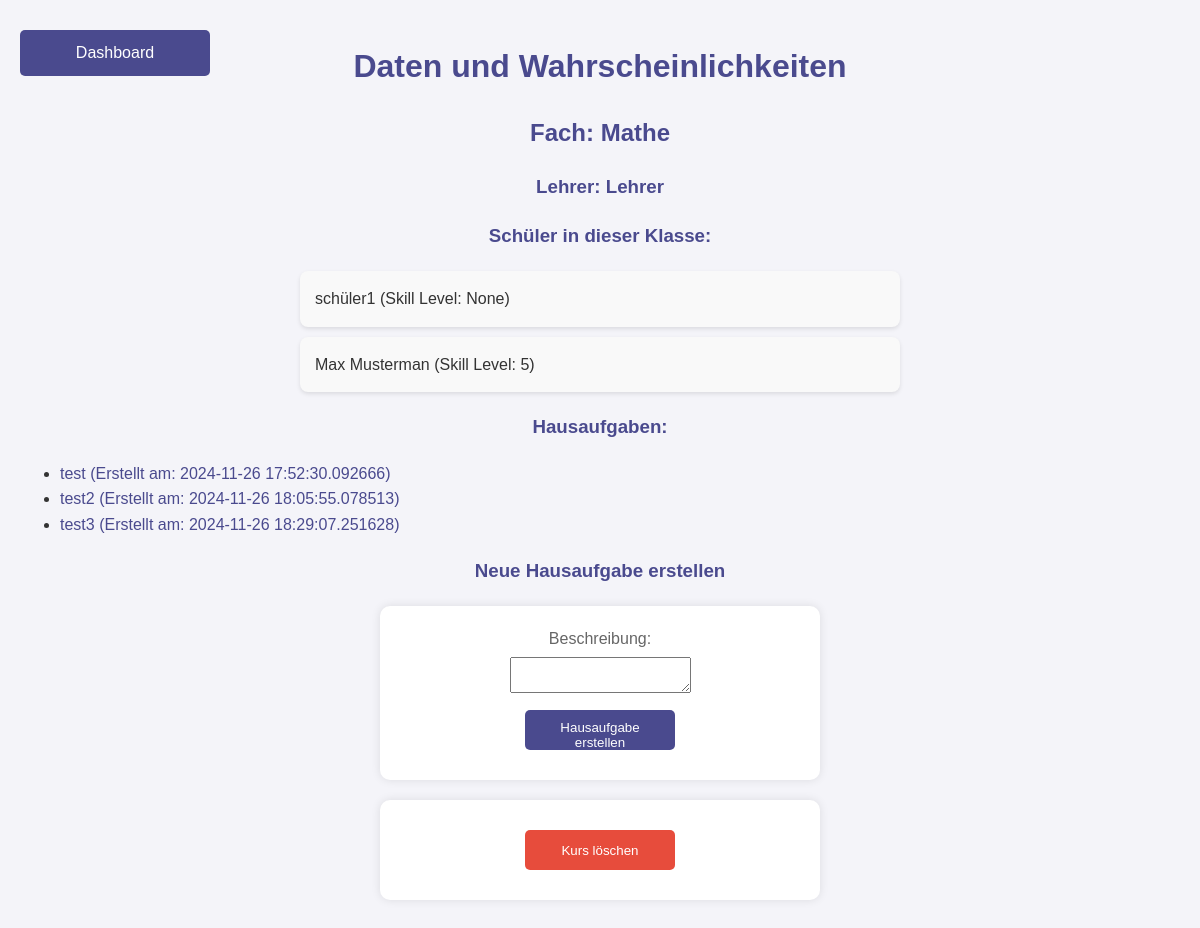
Screenshot of /class_details_teacher/4/1 with the database file from the repository.
### tables this page shows
CREATE TABLE Classes (
    id INTEGER PRIMARY KEY AUTOINCREMENT,
    class_name TEXT NOT NULL,
    subject TEXT NOT NULL,
    teacher_id INTEGER, grade_level INTEGER CHECK (grade_level BETWEEN 1 AND 13),
    FOREIGN KEY (teacher_id) REFERENCES Teachers(id)
);

CREATE TABLE Teachers (
    id INTEGER PRIMARY KEY AUTOINCREMENT,
    name TEXT NOT NULL,
    email TEXT UNIQUE NOT NULL,
    password TEXT NOT NULL
);

CREATE TABLE "Participants" (
    id INTEGER PRIMARY KEY AUTOINCREMENT,
    name TEXT NOT NULL,
    email TEXT UNIQUE NOT NULL,
    password TEXT NOT NULL,
    skill_level INTEGER DEFAULT 5 CHECK (skill_level BETWEEN 1 AND 10)
);

CREATE TABLE Homework (
    id INTEGER PRIMARY KEY AUTOINCREMENT,
    class_id INTEGER,
    description TEXT NOT NULL,
    date_created TIMESTAMP DEFAULT CURRENT_TIMESTAMP,
    FOREIGN KEY (class_id) REFERENCES Classes(id)
);

### app.py (the view)
@app.route('/class_details_teacher/<int:class_id>/<int:teacher_id>')
def class_details_teacher(class_id, teacher_id):
    conn = get_db_connection()
    class_info = conn.execute(
        'SELECT Classes.id, Classes.class_name, Classes.subject, Teachers.name AS teacher_name '
        'FROM Classes '
        'JOIN Teachers ON Classes.teacher_id = Teachers.id '
        'WHERE Classes.id = ? AND teacher_id = ?',
        (class_id, teacher_id)
    ).fetchone()
    if not class_info:
        conn.close()
        return "Fehler: Klasse existiert nicht oder Berechtigungen fehlen.", 404
    students = conn.execute(
        'SELECT Participants.name, Participants.skill_level '
        'FROM Participants '
        'JOIN ClassMembers ON Participants.id = ClassMembers.student_id '
        'WHERE ClassMembers.class_id = ?', (class_id,)
    ).fetchall()
    homework_list = conn.execute(
        'SELECT id, description, date_created FROM Homework WHERE class_id = ?',
        (class_id,)
    ).fetchall()
    conn.close()
    return render_template(
        'class_details_teacher.html',
        class_info=class_info,
        students=students,
        teacher_id=teacher_id,
        homework_list=homework_list
    )

### app.py (called while the page is built)
def get_db_connection():
    conn = sqlite3.connect('ahg/database.db')
    conn.row_factory = sqlite3.Row
    return conn

### templates/class_details_teacher.html (shortened to what this page needs)
<!DOCTYPE html>
<html lang="de">
<head>
    <link rel="stylesheet" href="{{ url_for('static', filename='styles.css') }}">
</head>
<body>
    <div class="top-buttons">
        <a href="/teacher_dashboard" class="button">Dashboard</a>
    </div>
    <h1>{{ class_info['class_name'] }}</h1>
    <h2>Fach: {{ class_info['subject'] }}</h2>
    <h3>Lehrer: {{ class_info['teacher_name'] }}</h3>
    <h3>Schüler in dieser Klasse:</h3>
    <ul class="student-list">
        {% for student in students %}
            <li>{{ student['name'] }} (Skill Level: {{ student['skill_level'] }})</li>
        {% endfor %}
    </ul>
    <h3>Hausaufgaben:</h3>
    <ul class="homework-list">
        {% for homework in homework_list %}
            <li>
                <a href="{{ url_for('view_homework_teacher', homework_id=homework['id'], class_id=class_info['id'], teacher_id=teacher_id) }}">
                    {{ homework['description'] }} (Erstellt am: {{ homework['date_created'] }})
                </a>
            </li>
        {% endfor %}
    </ul>
    <h3>Neue Hausaufgabe erstellen</h3>
    <form action="/create_homework" method="post">
        <label for="description">Beschreibung:</label>
        <textarea id="description" name="description" required></textarea><br>
        <button type="submit">Hausaufgabe erstellen</button>
    </form>
    <form action="/delete_class" method="post" onsubmit="return confirm('Möchten Sie diesen Kurs wirklich löschen? Alle zugehörigen Daten werden entfernt.')">
        <button type="submit" class="submit-button danger">Kurs löschen</button>
    </form>
</body>
</html>

### static/styles.css (style rules this page uses)
body { font-family: 'Arial', sans-serif; background-color: #f4f4f9; color: #333; margin: 0; padding: 20px; line-height: 1.6; }
h1, h2, h3 { color: #4a4a8e; text-align: center; }
.button, button, .back-button { background-color: #4a4a8e; color: white; border: none; padding: 10px 20px; margin: 10px 0; border-radius: 5px; cursor: pointer; transition: background-color 0.3s ease; text-decoration: none; display: block; text-align: center; width: 150px; margin-left: auto; margin-right: auto; }
.top-buttons { position: absolute; top: 20px; left: 20px; display: flex; gap: 10px; }
ul.class-list, ul.student-list { list-style-type: none; padding: 0; max-width: 600px; margin: 20px auto; }
ul.class-list li, ul.student-list li { background-color: #f9f9f9; margin: 10px 0; padding: 15px; border-radius: 8px; box-shadow: 0 2px 4px rgba(0, 0, 0, 0.1); transition: transform 0.2s; }
form { background-color: #fff; padding: 20px; border-radius: 10px; box-shadow: 0 0 10px rgba(0, 0, 0, 0.1); max-width: 400px; margin: 20px auto; }
label { display: block; margin-bottom: 5px; color: #666; }
a { text-decoration: none; color: #4a4a8e; }
button[type="submit"] { background-color: #4a4a8e; color: white; border: none; height: 40px; margin: 0; padding: 10px 20px; border-radius: 5px; cursor: pointer; transition: background-color 0.3s ease; margin-left: 10px; }
form { background-color: #fff; padding: 20px; border-radius: 10px; box-shadow: 0 0 10px rgba(0, 0, 0, 0.1); max-width: 400px; margin: 20px auto; text-align: center; }
.submit-button, button[type="submit"] { background-color: #4a4a8e; color: white; border: none; padding: 10px 20px; border-radius: 5px; cursor: pointer; transition: background-color 0.3s ease; display: inline-block; text-align: center; margin: 10px 0; }
.submit-button.danger { background-color: #e74c3c; color: white; }

### rows the page displays
Classes: class_name "Daten und Wahrscheinlichkeiten", subject "Mathe"
Teachers: teacher_name "Lehrer"
Participants: name "schüler1", skill_level "None"
Participants: name "Max Musterman", skill_level "5"
Homework: description "test", date_created "2024-11-26 17:52:30.092666"
Homework: description "test2", date_created "2024-11-26 18:05:55.078513"
Homework: description "test3", date_created "2024-11-26 18:29:07.251628"
